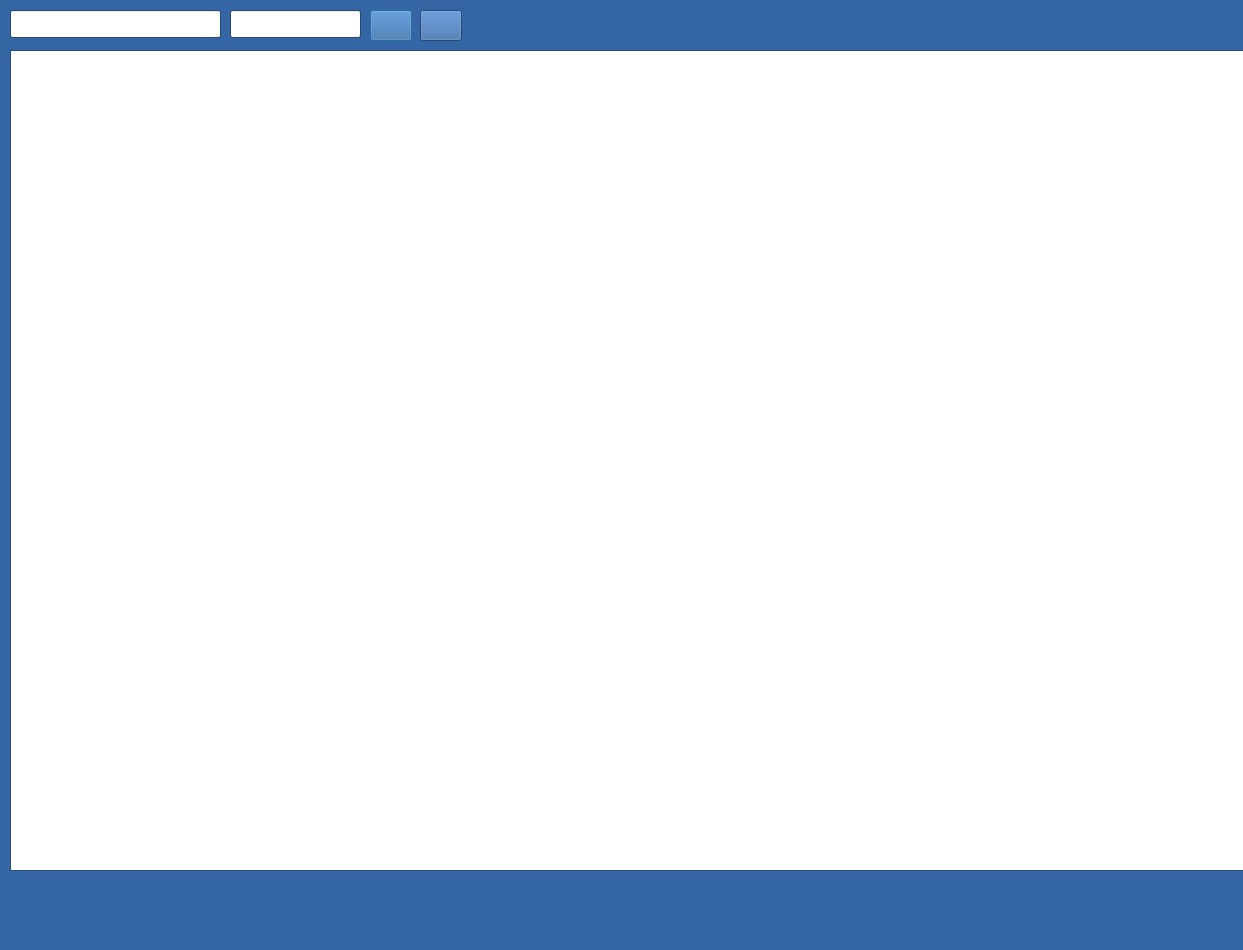
<?xml version="1.0" encoding="UTF-8"?>
<ui version="4.0">
 <class>WybHandlDialog</class>
 <widget class="QDialog" name="WybHandlDialog">
  <property name="geometry">
   <rect>
    <x>0</x>
    <y>0</y>
    <width>1243</width>
    <height>950</height>
   </rect>
  </property>
  <property name="palette">
   <palette>
    <active>
     <colorrole role="WindowText">
      <brush brushstyle="SolidPattern">
       <color alpha="255">
        <red>0</red>
        <green>0</green>
        <blue>0</blue>
       </color>
      </brush>
     </colorrole>
     <colorrole role="Button">
      <brush brushstyle="SolidPattern">
       <color alpha="255">
        <red>52</red>
        <green>101</green>
        <blue>164</blue>
       </color>
      </brush>
     </colorrole>
     <colorrole role="Light">
      <brush brushstyle="SolidPattern">
       <color alpha="255">
        <red>78</red>
        <green>152</green>
        <blue>246</blue>
       </color>
      </brush>
     </colorrole>
     <colorrole role="Midlight">
      <brush brushstyle="SolidPattern">
       <color alpha="255">
        <red>65</red>
        <green>126</green>
        <blue>205</blue>
       </color>
      </brush>
     </colorrole>
     <colorrole role="Dark">
      <brush brushstyle="SolidPattern">
       <color alpha="255">
        <red>26</red>
        <green>50</green>
        <blue>82</blue>
       </color>
      </brush>
     </colorrole>
     <colorrole role="Mid">
      <brush brushstyle="SolidPattern">
       <color alpha="255">
        <red>34</red>
        <green>67</green>
        <blue>109</blue>
       </color>
      </brush>
     </colorrole>
     <colorrole role="Text">
      <brush brushstyle="SolidPattern">
       <color alpha="255">
        <red>0</red>
        <green>0</green>
        <blue>0</blue>
       </color>
      </brush>
     </colorrole>
     <colorrole role="BrightText">
      <brush brushstyle="SolidPattern">
       <color alpha="255">
        <red>255</red>
        <green>255</green>
        <blue>255</blue>
       </color>
      </brush>
     </colorrole>
     <colorrole role="ButtonText">
      <brush brushstyle="SolidPattern">
       <color alpha="255">
        <red>0</red>
        <green>0</green>
        <blue>0</blue>
       </color>
      </brush>
     </colorrole>
     <colorrole role="Base">
      <brush brushstyle="SolidPattern">
       <color alpha="255">
        <red>255</red>
        <green>255</green>
        <blue>255</blue>
       </color>
      </brush>
     </colorrole>
     <colorrole role="Window">
      <brush brushstyle="SolidPattern">
       <color alpha="255">
        <red>52</red>
        <green>101</green>
        <blue>164</blue>
       </color>
      </brush>
     </colorrole>
     <colorrole role="Shadow">
      <brush brushstyle="SolidPattern">
       <color alpha="255">
        <red>0</red>
        <green>0</green>
        <blue>0</blue>
       </color>
      </brush>
     </colorrole>
     <colorrole role="AlternateBase">
      <brush brushstyle="SolidPattern">
       <color alpha="255">
        <red>153</red>
        <green>178</green>
        <blue>209</blue>
       </color>
      </brush>
     </colorrole>
     <colorrole role="ToolTipBase">
      <brush brushstyle="SolidPattern">
       <color alpha="255">
        <red>255</red>
        <green>255</green>
        <blue>220</blue>
       </color>
      </brush>
     </colorrole>
     <colorrole role="ToolTipText">
      <brush brushstyle="SolidPattern">
       <color alpha="255">
        <red>0</red>
        <green>0</green>
        <blue>0</blue>
       </color>
      </brush>
     </colorrole>
    </active>
    <inactive>
     <colorrole role="WindowText">
      <brush brushstyle="SolidPattern">
       <color alpha="255">
        <red>0</red>
        <green>0</green>
        <blue>0</blue>
       </color>
      </brush>
     </colorrole>
     <colorrole role="Button">
      <brush brushstyle="SolidPattern">
       <color alpha="255">
        <red>52</red>
        <green>101</green>
        <blue>164</blue>
       </color>
      </brush>
     </colorrole>
     <colorrole role="Light">
      <brush brushstyle="SolidPattern">
       <color alpha="255">
        <red>78</red>
        <green>152</green>
        <blue>246</blue>
       </color>
      </brush>
     </colorrole>
     <colorrole role="Midlight">
      <brush brushstyle="SolidPattern">
       <color alpha="255">
        <red>65</red>
        <green>126</green>
        <blue>205</blue>
       </color>
      </brush>
     </colorrole>
     <colorrole role="Dark">
      <brush brushstyle="SolidPattern">
       <color alpha="255">
        <red>26</red>
        <green>50</green>
        <blue>82</blue>
       </color>
      </brush>
     </colorrole>
     <colorrole role="Mid">
      <brush brushstyle="SolidPattern">
       <color alpha="255">
        <red>34</red>
        <green>67</green>
        <blue>109</blue>
       </color>
      </brush>
     </colorrole>
     <colorrole role="Text">
      <brush brushstyle="SolidPattern">
       <color alpha="255">
        <red>0</red>
        <green>0</green>
        <blue>0</blue>
       </color>
      </brush>
     </colorrole>
     <colorrole role="BrightText">
      <brush brushstyle="SolidPattern">
       <color alpha="255">
        <red>255</red>
        <green>255</green>
        <blue>255</blue>
       </color>
      </brush>
     </colorrole>
     <colorrole role="ButtonText">
      <brush brushstyle="SolidPattern">
       <color alpha="255">
        <red>0</red>
        <green>0</green>
        <blue>0</blue>
       </color>
      </brush>
     </colorrole>
     <colorrole role="Base">
      <brush brushstyle="SolidPattern">
       <color alpha="255">
        <red>255</red>
        <green>255</green>
        <blue>255</blue>
       </color>
      </brush>
     </colorrole>
     <colorrole role="Window">
      <brush brushstyle="SolidPattern">
       <color alpha="255">
        <red>52</red>
        <green>101</green>
        <blue>164</blue>
       </color>
      </brush>
     </colorrole>
     <colorrole role="Shadow">
      <brush brushstyle="SolidPattern">
       <color alpha="255">
        <red>0</red>
        <green>0</green>
        <blue>0</blue>
       </color>
      </brush>
     </colorrole>
     <colorrole role="AlternateBase">
      <brush brushstyle="SolidPattern">
       <color alpha="255">
        <red>153</red>
        <green>178</green>
        <blue>209</blue>
       </color>
      </brush>
     </colorrole>
     <colorrole role="ToolTipBase">
      <brush brushstyle="SolidPattern">
       <color alpha="255">
        <red>255</red>
        <green>255</green>
        <blue>220</blue>
       </color>
      </brush>
     </colorrole>
     <colorrole role="ToolTipText">
      <brush brushstyle="SolidPattern">
       <color alpha="255">
        <red>0</red>
        <green>0</green>
        <blue>0</blue>
       </color>
      </brush>
     </colorrole>
    </inactive>
    <disabled>
     <colorrole role="WindowText">
      <brush brushstyle="SolidPattern">
       <color alpha="255">
        <red>26</red>
        <green>50</green>
        <blue>82</blue>
       </color>
      </brush>
     </colorrole>
     <colorrole role="Button">
      <brush brushstyle="SolidPattern">
       <color alpha="255">
        <red>52</red>
        <green>101</green>
        <blue>164</blue>
       </color>
      </brush>
     </colorrole>
     <colorrole role="Light">
      <brush brushstyle="SolidPattern">
       <color alpha="255">
        <red>78</red>
        <green>152</green>
        <blue>246</blue>
       </color>
      </brush>
     </colorrole>
     <colorrole role="Midlight">
      <brush brushstyle="SolidPattern">
       <color alpha="255">
        <red>65</red>
        <green>126</green>
        <blue>205</blue>
       </color>
      </brush>
     </colorrole>
     <colorrole role="Dark">
      <brush brushstyle="SolidPattern">
       <color alpha="255">
        <red>26</red>
        <green>50</green>
        <blue>82</blue>
       </color>
      </brush>
     </colorrole>
     <colorrole role="Mid">
      <brush brushstyle="SolidPattern">
       <color alpha="255">
        <red>34</red>
        <green>67</green>
        <blue>109</blue>
       </color>
      </brush>
     </colorrole>
     <colorrole role="Text">
      <brush brushstyle="SolidPattern">
       <color alpha="255">
        <red>26</red>
        <green>50</green>
        <blue>82</blue>
       </color>
      </brush>
     </colorrole>
     <colorrole role="BrightText">
      <brush brushstyle="SolidPattern">
       <color alpha="255">
        <red>255</red>
        <green>255</green>
        <blue>255</blue>
       </color>
      </brush>
     </colorrole>
     <colorrole role="ButtonText">
      <brush brushstyle="SolidPattern">
       <color alpha="255">
        <red>26</red>
        <green>50</green>
        <blue>82</blue>
       </color>
      </brush>
     </colorrole>
     <colorrole role="Base">
      <brush brushstyle="SolidPattern">
       <color alpha="255">
        <red>52</red>
        <green>101</green>
        <blue>164</blue>
       </color>
      </brush>
     </colorrole>
     <colorrole role="Window">
      <brush brushstyle="SolidPattern">
       <color alpha="255">
        <red>52</red>
        <green>101</green>
        <blue>164</blue>
       </color>
      </brush>
     </colorrole>
     <colorrole role="Shadow">
      <brush brushstyle="SolidPattern">
       <color alpha="255">
        <red>0</red>
        <green>0</green>
        <blue>0</blue>
       </color>
      </brush>
     </colorrole>
     <colorrole role="AlternateBase">
      <brush brushstyle="SolidPattern">
       <color alpha="255">
        <red>52</red>
        <green>101</green>
        <blue>164</blue>
       </color>
      </brush>
     </colorrole>
     <colorrole role="ToolTipBase">
      <brush brushstyle="SolidPattern">
       <color alpha="255">
        <red>255</red>
        <green>255</green>
        <blue>220</blue>
       </color>
      </brush>
     </colorrole>
     <colorrole role="ToolTipText">
      <brush brushstyle="SolidPattern">
       <color alpha="255">
        <red>0</red>
        <green>0</green>
        <blue>0</blue>
       </color>
      </brush>
     </colorrole>
    </disabled>
   </palette>
  </property>
  <property name="windowTitle">
   <string>Wybierz handlowca</string>
  </property>
  <widget class="QDialogButtonBox" name="buttonBox">
   <property name="geometry">
    <rect>
     <x>530</x>
     <y>770</y>
     <width>341</width>
     <height>32</height>
    </rect>
   </property>
   <property name="orientation">
    <enum>Qt::Horizontal</enum>
   </property>
   <property name="standardButtons">
    <set>QDialogButtonBox::Cancel|QDialogButtonBox::Ok</set>
   </property>
  </widget>
  <widget class="QLineEdit" name="lineEditNazwaSkrot">
   <property name="geometry">
    <rect>
     <x>10</x>
     <y>10</y>
     <width>211</width>
     <height>28</height>
    </rect>
   </property>
  </widget>
  <widget class="QPushButton" name="pushButton">
   <property name="geometry">
    <rect>
     <x>420</x>
     <y>10</y>
     <width>42</width>
     <height>31</height>
    </rect>
   </property>
   <property name="text">
    <string/>
   </property>
   <property name="icon">
    <iconset resource="zasoby.qrc">
     <normaloff>:/zasoby/reset.png</normaloff>:/zasoby/reset.png</iconset>
   </property>
   <property name="iconSize">
    <size>
     <width>26</width>
     <height>24</height>
    </size>
   </property>
  </widget>
  <widget class="QPushButton" name="pushSzukaj">
   <property name="geometry">
    <rect>
     <x>370</x>
     <y>10</y>
     <width>42</width>
     <height>31</height>
    </rect>
   </property>
   <property name="text">
    <string/>
   </property>
   <property name="icon">
    <iconset resource="zasoby.qrc">
     <normaloff>:/zasoby/find.png</normaloff>:/zasoby/find.png</iconset>
   </property>
   <property name="iconSize">
    <size>
     <width>30</width>
     <height>30</height>
    </size>
   </property>
   <property name="default">
    <bool>true</bool>
   </property>
  </widget>
  <widget class="QTableView" name="tableView">
   <property name="geometry">
    <rect>
     <x>10</x>
     <y>50</y>
     <width>1691</width>
     <height>821</height>
    </rect>
   </property>
   <property name="editTriggers">
    <set>QAbstractItemView::NoEditTriggers</set>
   </property>
   <property name="alternatingRowColors">
    <bool>true</bool>
   </property>
   <property name="selectionMode">
    <enum>QAbstractItemView::SingleSelection</enum>
   </property>
   <property name="selectionBehavior">
    <enum>QAbstractItemView::SelectRows</enum>
   </property>
   <attribute name="horizontalHeaderMinimumSectionSize">
    <number>25</number>
   </attribute>
  </widget>
  <widget class="QLineEdit" name="lineEditSkrot">
   <property name="geometry">
    <rect>
     <x>230</x>
     <y>10</y>
     <width>131</width>
     <height>28</height>
    </rect>
   </property>
  </widget>
 </widget>
 <resources>
  <include location="zasoby.qrc"/>
 </resources>
 <connections>
  <connection>
   <sender>buttonBox</sender>
   <signal>accepted()</signal>
   <receiver>WybHandlDialog</receiver>
   <slot>accept()</slot>
   <hints>
    <hint type="sourcelabel">
     <x>248</x>
     <y>254</y>
    </hint>
    <hint type="destinationlabel">
     <x>157</x>
     <y>274</y>
    </hint>
   </hints>
  </connection>
  <connection>
   <sender>buttonBox</sender>
   <signal>rejected()</signal>
   <receiver>WybHandlDialog</receiver>
   <slot>reject()</slot>
   <hints>
    <hint type="sourcelabel">
     <x>316</x>
     <y>260</y>
    </hint>
    <hint type="destinationlabel">
     <x>286</x>
     <y>274</y>
    </hint>
   </hints>
  </connection>
 </connections>
</ui>
